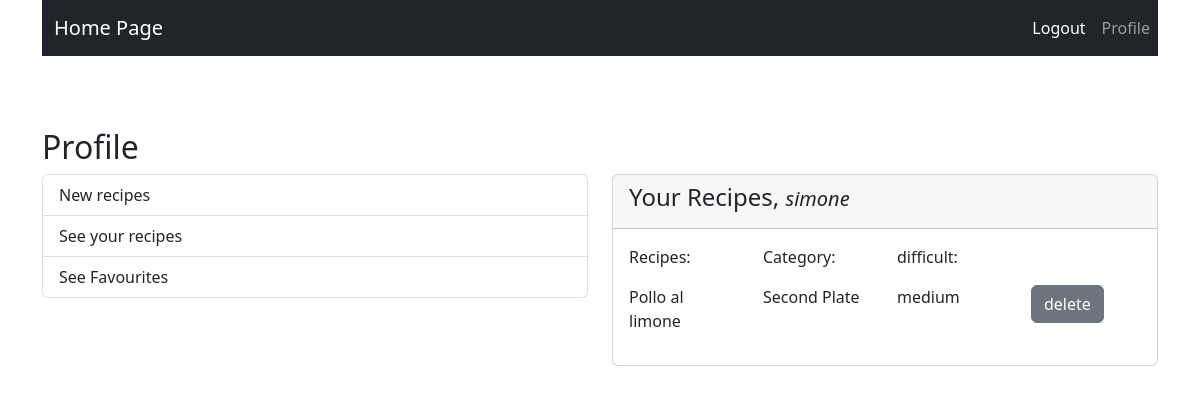
The app's page /recipes/seeRecpies/ (signed in), older data.
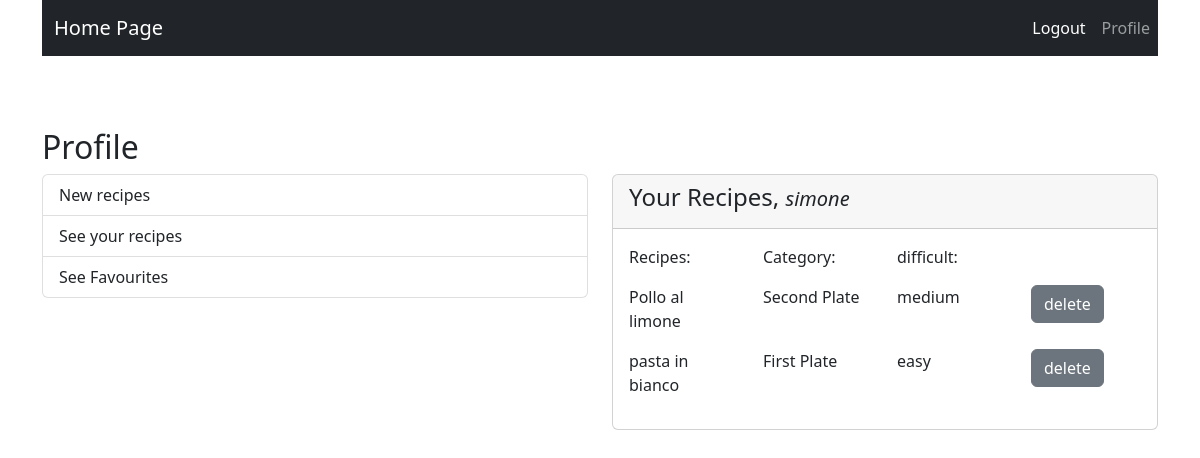
The same page, newer data.
### recipes/models.py (models this page shows)
class Recipe(models.Model):
    recipesName = models.CharField(max_length=30)
    recipesDifficult = models.CharField(max_length=30)
    category = models.CharField(blank=True, max_length=30, null=True)
    users = models.ForeignKey(User, blank=True, null=True, on_delete=models.CASCADE)
    description = models.CharField(max_length=2000, null=True)  # deve consentire una breve descrizione del piatto
    favorite = models.ManyToManyField(User, related_name='favorite_recipe')
    images = models.ImageField(null=True, upload_to='recipe_images/', blank=True)

### recipes/views.py (the view)
# urls.py: path('seeRecpies/', views.see_recipes, name='see-recipe'),
@login_required
def see_recipes(request):
    username = request.user.username  # recupero username
    dati_utente_queryset = Recipe.objects.filter(users__username=username)
    return render(request, 'see_recipes.html', {'dati_utente_queryset': dati_utente_queryset})

### templates/see_recipes.html
{% extends "profile_page.html" %}
{% block new_recipe %}
    <div class="card">
        <div class="card-header">
            <h4>Your Recipes, <a style="font-size: 20px ; font-style: italic">{{ user.get_username }}</a></h4>
        </div>
        <div class="card-body">
        <div class="row">
            <div class="col-lg-3">
                <p>Recipes:</p></div>
            <div class="col-lg-3">
                <p>Category:</p></div>
            <div class="col-lg-3">
                <p>difficult:</p></div>
        </div>
            {% for dati_utente in dati_utente_queryset %}
                <div class="row">
                    <div class="col-lg-3">
                        <p>{{ dati_utente.recipesName }}</p>
                    </div>
                    <div class="col-lg-3">
                        <p>{{ dati_utente.category }}</p>
                    </div>
                    <div class="col-lg-3">
                        <p>{{ dati_utente.recipesDifficult }}</p>
                    </div>
                    <div class="col-lg-3">
                        <a class="btn btn-secondary" href="{% url 'delete-recipes' dati_utente.id %}" role="button">delete</a>
                    </div>
                </div>
            {% endfor %}
        </div>
    </div>
{% endblock %}

Row changes from the older to the newer data that the page shows:
added Recipe: recipesName "pasta in bianco", category "First Plate", recipesDifficult "easy"
